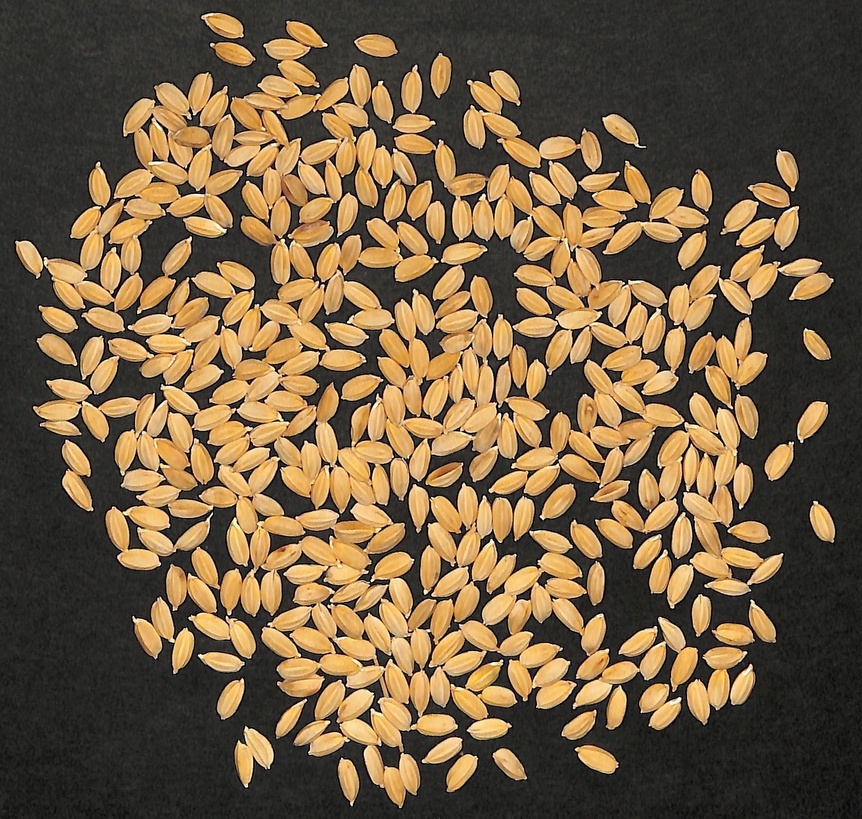
#> input picture notebooks/assets/rice.jpg, 862 x 819 px, shrunk from 1674 x 1590 before the run, found by its file name
$ jupyter execute rice_seed_shape_analysis.ipynb   (shell and % lines are left out)
#> lines starting #> are read from the running program, lines starting #| are printed output that depends on the picture; after the words box and inside, x2 and y2 are one past the last pixel; in counts of white or black regions, pixels touching at a corner belong together
<a href="https://colab.research.google.com/github/phytometrics/plant_phenotyping_python/blob/main/notebooks/rice_seed_shape_analysis.ipynb" target="_parent"></a>

# イネ種子計数形状解析

446粒分のイネ種子

## ライセンス
- 実行コードおよびイネ種子画像
    - CC-BY-NC4.0

## 解説
スマホやカメラを用いてイネ種子を撮影したとします。
この画像を用いて種子の計数（数える）や形状解析を行うプログラムを考えてみましょう。

背景が黒で、種子の色が明るいため、背景分離はグレースケール化を用いて簡単に行えそうです。また、隣の種と物理的に重なっていたり触っていたりしていない種子については、そのまま形状解析が可能に見えます。そうでない種子については、Watershedアルゴリズムなどの領域分割アルゴリズムで種子同士を分離できそうです。最後に検出ミスや遮蔽によって不完全な形の種を除く必要があります。楕円に近い形状のもののみを残せば、不要なデータやノイズは除去できそうです。以上のことを実現するためには下記の流れが考えられます。

1. グレースケール化
2. 任意もしくは自動閾値による背景分離
3. Watershedアルゴリズムによる分離
3. skimageのlabel, regionpropsによる領域計測
4. ノイズ除去
5. 任意の形状パラメーターの取得

## 実行コード

[cell 1]
# 画像のダウンロード

[cell 2]
import cv2
import numpy as np
import pandas as pd
import matplotlib.pyplot as plt
import seaborn as sns
from scipy import ndimage as ndi
from skimage.color import rgb2gray, label2rgb
from skimage.measure import label, regionprops, regionprops_table
from skimage.filters import threshold_otsu
from skimage.segmentation import watershed

最初にwatershed無しでどれぐらいキレイに分割できるか試してみます。

[cell 3]
# 画像の読み込み
image = cv2.imread("data/rice.jpg")
#> image is the input picture: shape (819, 862, 3); mean B, G, R 66.9, 94.4, 115.1
image = cv2.cvtColor(image, cv2.COLOR_BGR2RGB)

# 大津法による閾値の算出と背景分離
gray = rgb2gray(image)
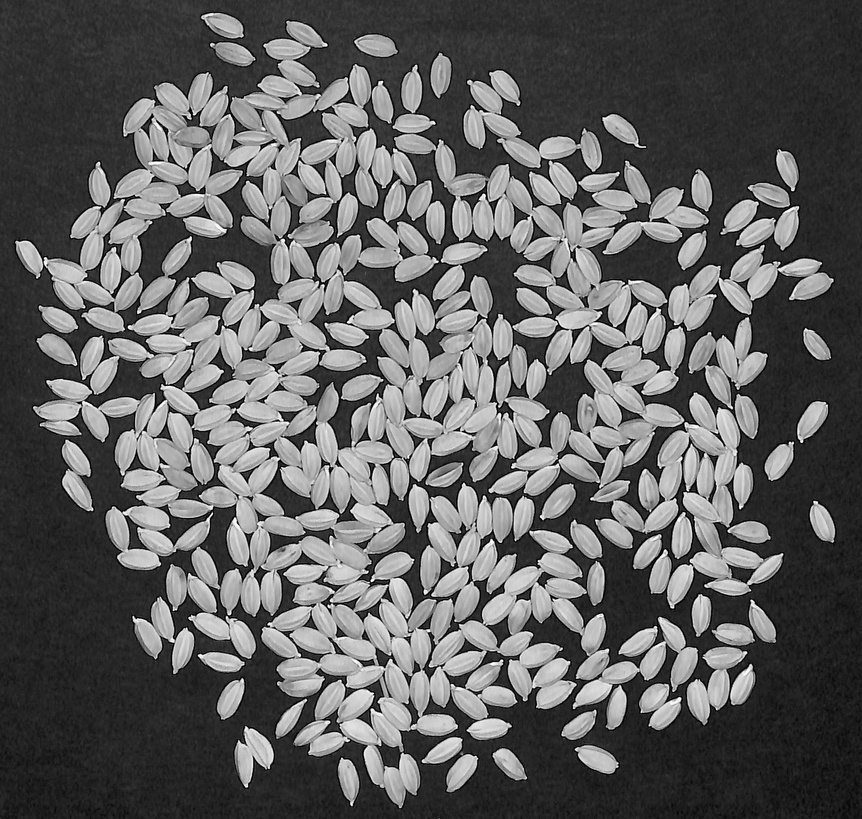
#> gray: shape (819, 862) float64; min 0, max 0.999, mean 0.38
threshold = threshold_otsu(gray)
#> threshold = 0.427
# 閾値以上の明るさを物体、それ以外を背景としてbinary化
binary = gray > threshold
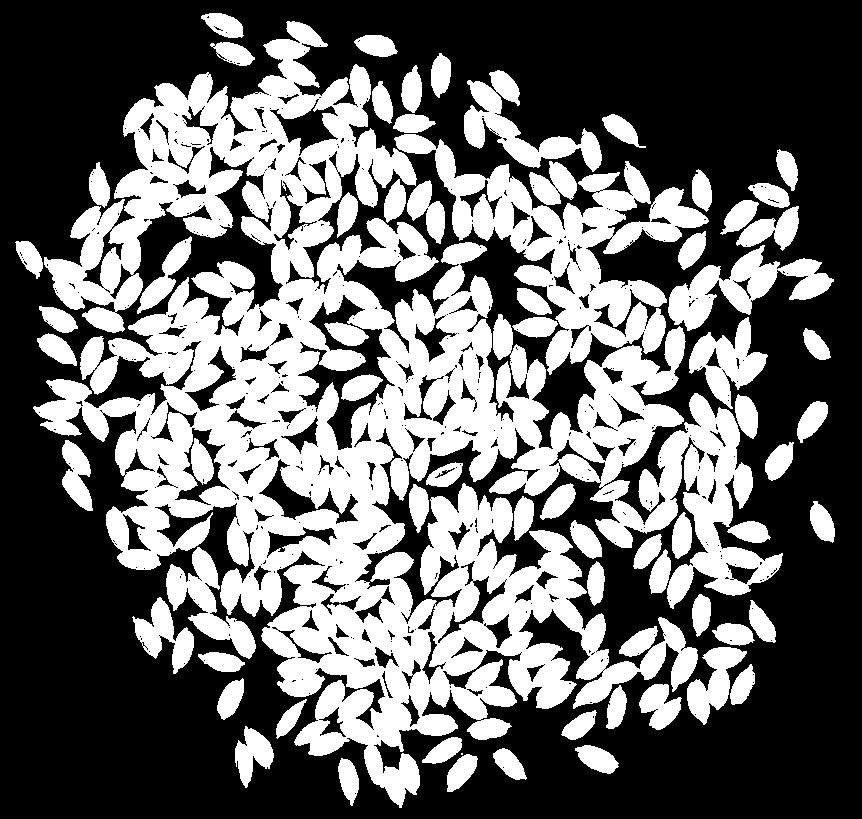
#> binary: shape (819, 862) bool; 40.6% white; 71 white regions (2 under 20 px), largest, box (x1, y1, x2, y2) and area: (33, 21, 783, 808) 199432, (394, 134, 709, 375) 21971, (668, 245, 834, 331) 5410

# 物体領域候補をラベル付けする
lbl_image = label(binary)
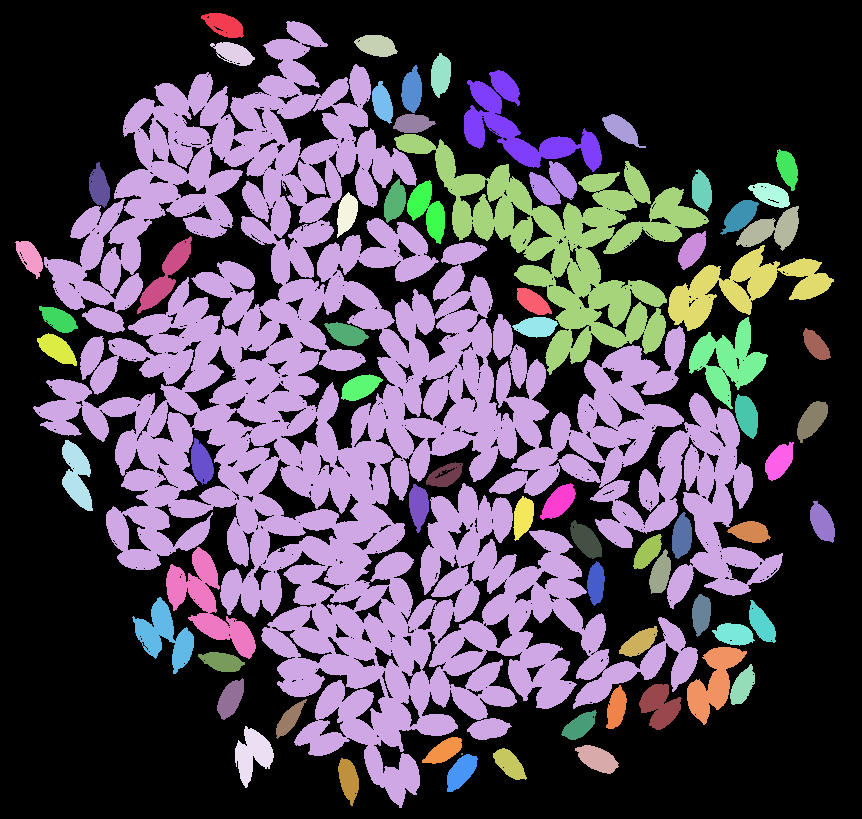
#> lbl_image: shape (819, 862) int32; 72 distinct labels, from 0 to 71; one colour per label, 0 black

# 種子（候補）の数は　ユニークなラベル数値から背景（値が0）を１つ分引いたものに相当
seed_no = len(np.unique(lbl_image)) - 1
#> seed_no = 71

# ラベル画像をカラー画像に変換
segmented = label2rgb(lbl_image, bg_label=0)

plt.subplot(121)
plt.imshow(binary, cmap='gray')
plt.title('Binary Image')

plt.subplot(122)
plt.imshow(segmented, cmap='nipy_spectral')
plt.title("Segmented\nNo of Seeds:"+str(seed_no))
plt.show()

上記の右側の画像は種子の認識結果を示しています。異なる色は、それぞれ異なる種子として認識されたことを示しています。446粒の種子のうち、97領域しか単独で認識できず、大部分は複数の種子が固まった塊として認識されています。この状態では、形状解析を行うことは難しいでしょう。したがって、種子の境界を正確に認識し、それらを分割する新しい方法を導入する必要があります。

この問題を解決するために、画像解析の分野で広く用いられているWatershedアルゴリズムの導入を検討します。

[cell 4]
DISTANCE_THRESHOLD = 15

# 大津法にて背景分離を行います。
gray = rgb2gray(image)
threshold = threshold_otsu(gray)
binary = gray > threshold
# Distance transform to find markers for watershed
distance = ndi.distance_transform_edt(binary)
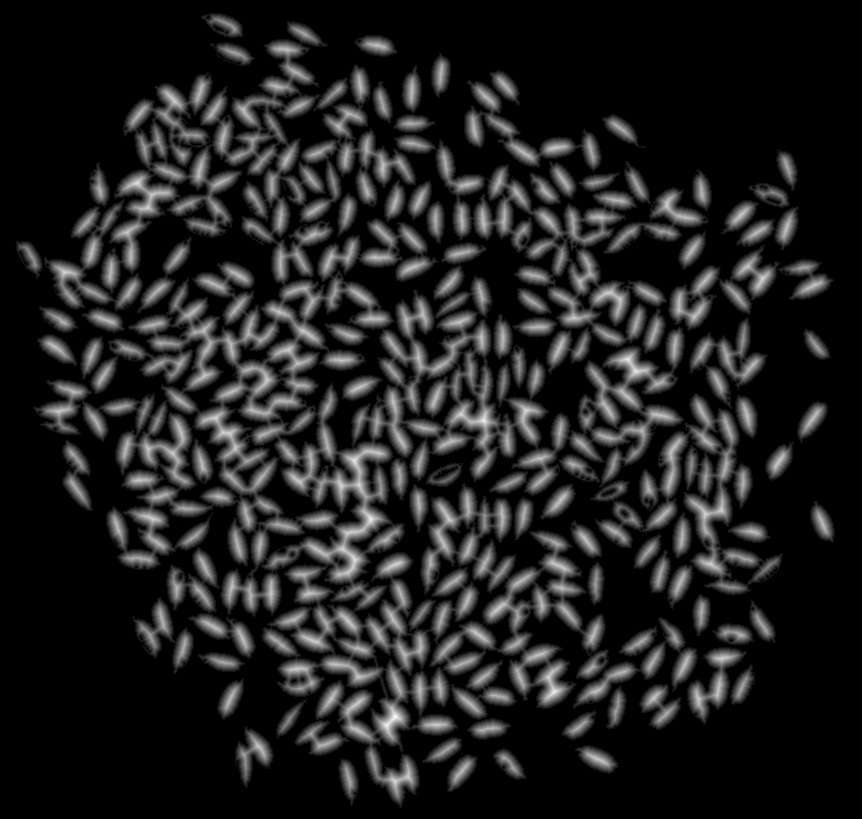
#> distance: shape (819, 862) float64; min 0, max 14.14, mean 1.76; drawn with min black and max white
# Generate markers for the watershed
markers = label(distance > DISTANCE_THRESHOLD, connectivity=2)
#> markers: shape (819, 862) int32; every value is 0
# Apply watershed segmentation
lbl_image = watershed(-distance, markers, mask=binary)
# Convert label image to RGB image
segmented = label2rgb(lbl_image, bg_label=0)
#> segmented: shape (819, 862, 3) float64; every value is 0

# Count Seeds
# 種子の数は　ユニークなラベル数値から背景（値が0）を１つ分引いたものに相当
seed_no = len(np.unique(lbl_image)) - 1
#> seed_no = 0

plt.subplot(121)
plt.imshow(distance, cmap='gray')
plt.title('Distance from\nobject center')

plt.subplot(122)
plt.imshow(segmented, cmap='nipy_spectral')
plt.title('Segmented with threshold:'+ str(DISTANCE_THRESHOLD) + "\nNo of seeds:"+str(seed_no))
plt.show()

かなりの改善が見られました。DISTANCE_THRESHOLDの閾値を変えてみることで、それに伴った解析結果の変化が確認できます。

ただ、手動で値を変更し、最適な値を探索するのは大変です。0-30の間で検出可能な種子の数がどう変化するかプログラムに探索させてみましょう。

[cell 5]
def get_seed_no_from_watershed(image, distance_threshold = 15):
    # 大津法にて背景分離を行います。
    gray = rgb2gray(image)
    threshold = threshold_otsu(gray)
    binary = gray > threshold
    # Distance transform to find markers for watershed
    distance = ndi.distance_transform_edt(binary)
    # Generate markers for the watershed
    markers = label(distance > distance_threshold, connectivity=2)
    # Apply watershed segmentation
    lbl_image = watershed(-distance, markers, mask=binary)
    # Convert label image to RGB image
    segmented = label2rgb(lbl_image, bg_label=0)
    seed_no = len(np.unique(lbl_image)) - 1
    return seed_no, lbl_image, segmented

[cell 6]
result = []
for i in range(1,30):
    # 種子数のみ結果を集めます。画像は使いません
    seed_no, _, _ = get_seed_no_from_watershed(image, distance_threshold=i)
    result.append([i,seed_no])
#> this loop made 29 passes
#> seed_no on passes 1 to 12: 103, 172, 246, 289, 351, 379, 412, 427, 440, 308, 89, 19
#> pass 1, in get_seed_no_from_watershed, `segmented = label2rgb(lbl_image, bg_label=0)`:
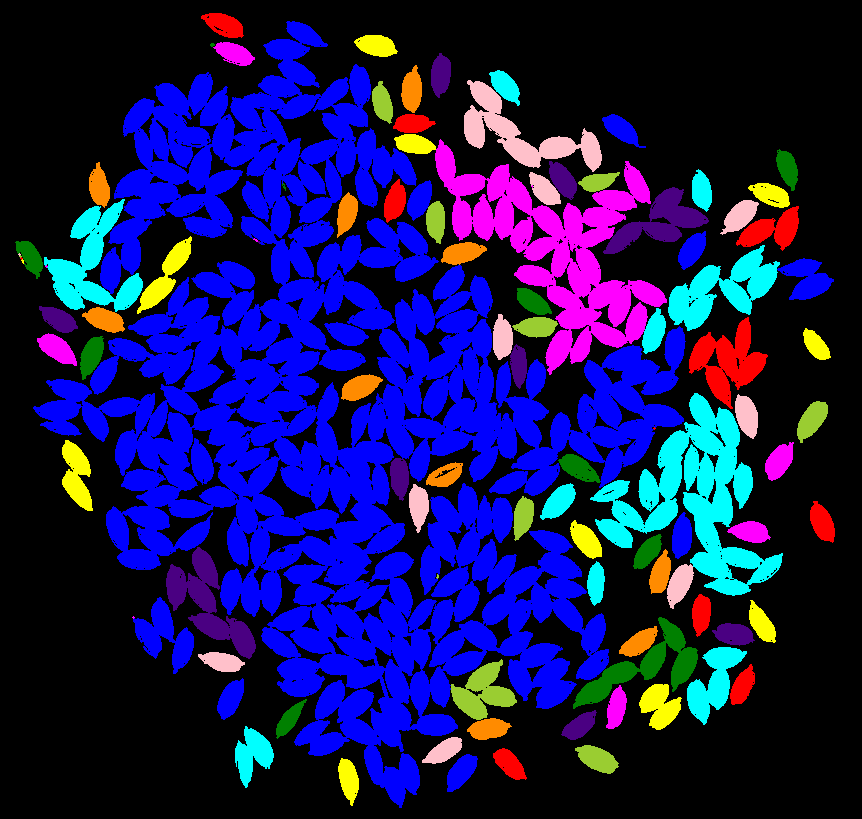
#> segmented: shape (819, 862, 3) float64; mean R, G, B 0.0873, 0.0803, 0.344
#> pass 2, in get_seed_no_from_watershed (call 2), `markers = label(distance > distance_threshold, connectivity=2)`:
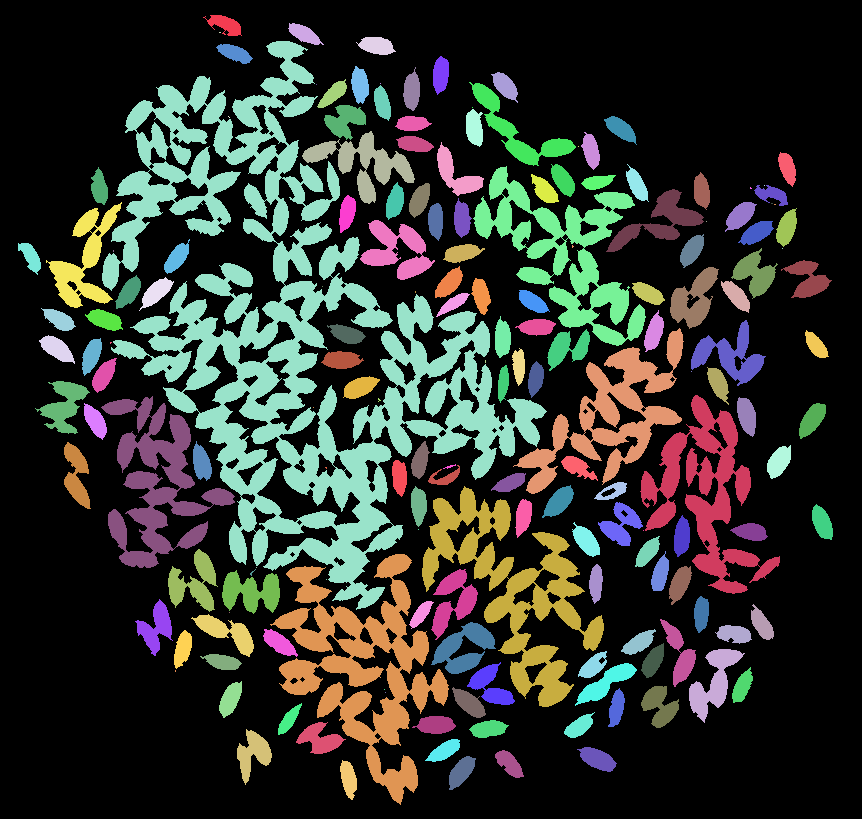
#> markers: shape (819, 862) int32; 173 distinct labels, from 0 to 172; one colour per label, 0 black
#> after the loop, result = 29 pairs, first value 1 to 29, second value 0 to 440

result = np.array(result)

plt.title("DISTANCE_THRESHOLD and Detected Seed No.")
plt.bar(result[:,0],result[:,1])

# 補助メモリ線の表示
plt.minorticks_on()
#> figure, not shown here; tallest bar 440 high, from x = 8.6 to 9.4

値が14~16のときに最も多くの領域を検出できていそうです。

**ただし、この値は検出された領域の総数であって、真の種子数と同義ではないことに注意しましょう。**
例えば、この数値には、過分割された種子も含まれます。

[cell 7]
seed_no, lbl_image, segmented_image = get_seed_no_from_watershed(image, distance_threshold=15)
# Visualize the segmented regions
plt.figure(figsize=(5, 5))
plt.imshow(segmented_image, cmap='nipy_spectral')
plt.title("No of Seeds:"+str(seed_no))

この方法で単離された領域をもとに形状測定を行いましょう。

[cell 8]
# 形状解析
# props = regionprops(lbl_image)
# 今回はみやすさのため、regionprops_tableを使います。

result = regionprops_table(lbl_image, properties=["area","axis_major_length","axis_minor_length", "eccentricity"])
#> result = {'area': empty array, 'axis_major_length': empty array, 'axis_minor_length': empty array, 'eccentricity': empty array}
df = pd.DataFrame(result)
#> df = table of 0 rows and 4 columns
df
#> Out = table of 0 rows and 4 columns

[cell 9]
sns.pairplot(df)

[cell 10]
# 長軸長（px）の分布をみてみます。
sns.histplot(data=df, y="axis_major_length")
plt.show()
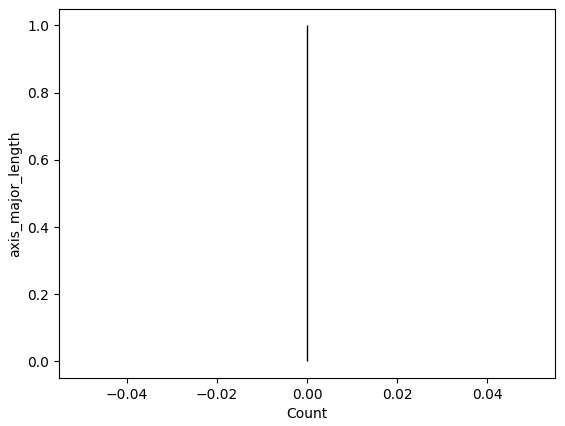
#> figure drawn by matplotlib, 1 panel

[cell 11]
# Pandasデータフレームに含まれる検出ノイズを除去するため、
# 四分位範囲（Interquartile Range, IQR）を使用してフィルタリングします。

# IQRを計算する
Q1 = df['axis_major_length'].quantile(0.25)
#> Q1 = nan
Q3 = df['axis_major_length'].quantile(0.75)
#> Q3 = nan
IQR = Q3 - Q1
#> IQR = nan

# 下限と上限を計算する
lower_bound = Q1 - 1.5 * IQR
#> lower_bound = nan
upper_bound = Q3 + 1.5 * IQR
#> upper_bound = nan

# 下限より小さい値または上限より大きい値を持つ行を削除する
filtered_df = df[(df['axis_major_length'] >= lower_bound) & (df['axis_major_length'] <= upper_bound)]
#> filtered_df = table of 0 rows and 4 columns

# フィルタリング後のデータを表示
filtered_df
#> Out = table of 0 rows and 4 columns

[cell 12]
# 長軸長（px）の分布をみてみます。
sns.histplot(data=filtered_df, y="axis_major_length")
plt.show()
# だいぶすっきりしました。

[cell 13]
# area, axis_major_length, axis_minor_length, eccentricityの項目について描画します。
plt.figure(figsize=(10,4))
phenotype = ["area", "axis_major_length", "axis_minor_length", "eccentricity"]
for i, pheno in enumerate(phenotype):
    plt.subplot(1,len(phenotype)+1,i+1)
    sns.violinplot(data=filtered_df[pheno])
    sns.stripplot(data=filtered_df[pheno], color="black", alpha=0.2, jitter=True)
    plt.xlabel(pheno)
plt.tight_layout()
